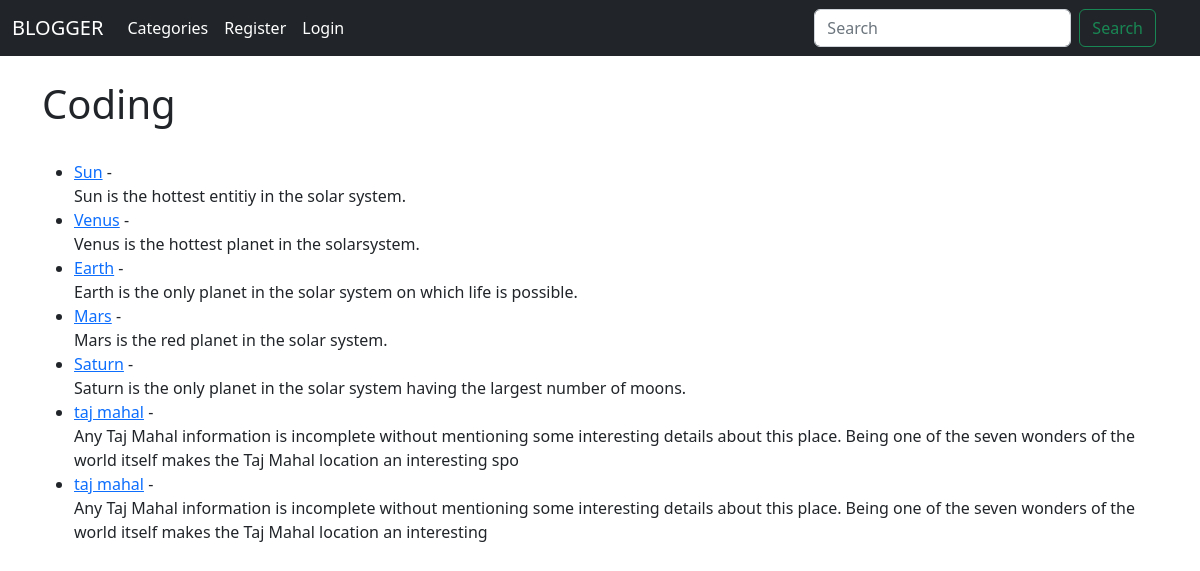
Page /category/coding on the earlier database version.
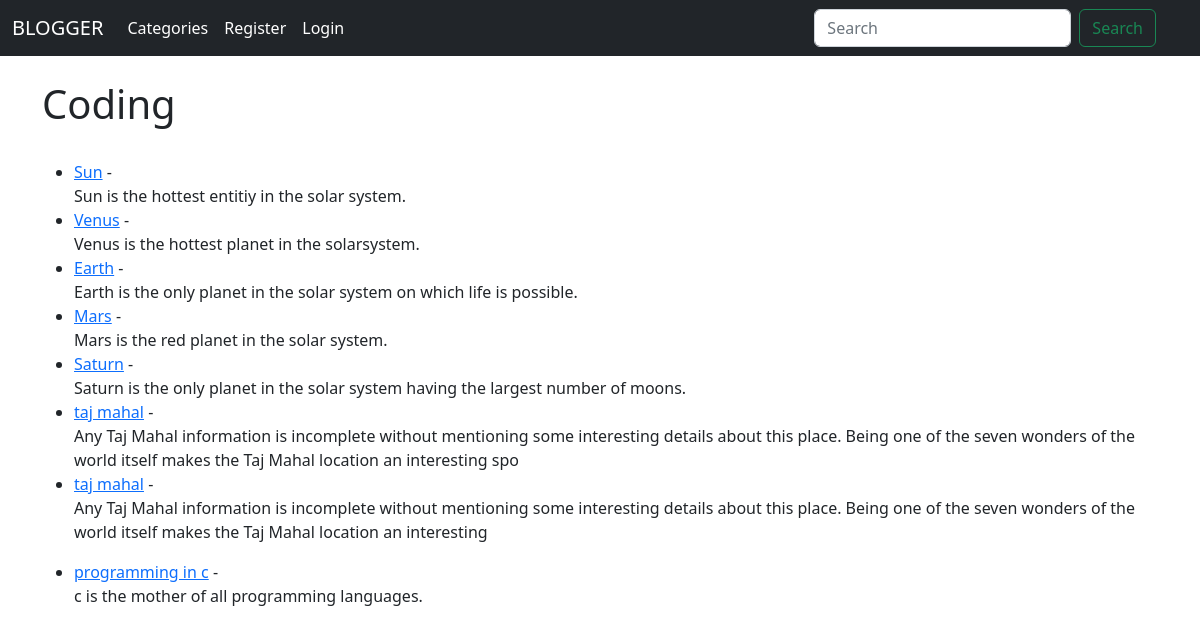
Same page on the later database version.
### Blog/models.py (models this page shows, shortened)
class Post(models.Model):
	title= models.CharField(max_length=256)
	title_tag= models.CharField(max_length=256)
	author=models.ForeignKey(User, on_delete=models.CASCADE)
	body=RichTextField(blank=True , null=True)
	post_date = models.DateField(auto_now_add=True)
	category = models.CharField(max_length=225, default='coding')

### Blog/views.py (the view)
# urls.py: path('category/<str:cats>', CategoryView, name='category'),
def CategoryView(request, cats):
	category_posts = Post.objects.filter(category=cats.replace('-', ' '))
	return render(request, 'categories.html', {'cats':cats.title().replace('-', ' '), 'category_posts':category_posts})

### Blog/templates/categories.html
{% extends 'Base.html' %}
{% block content %}
{% if category_posts %}
	<h1>{{ cats }}</h1>
	<br>
	<ul>
		{% for post in category_posts %}
			<li><a href="{% url 'Article_Detail' post.pk %}">{{ post.title}}</a>
				- {{ post.author.first_name}}{{ post.author.last_name}} <br/>
			{{ post.body|slice:"200"|safe }}</li>
		{% endfor %}
	</ul>
{% else %}
 	<h2> Sorry there are no blogs related to this category please make your own blogs realted to this category</h2>
{% endif %}
{% endblock %}

Differences in the rows shown:
added Post: title "programming in c", body "c is the mother of all programming languages."
